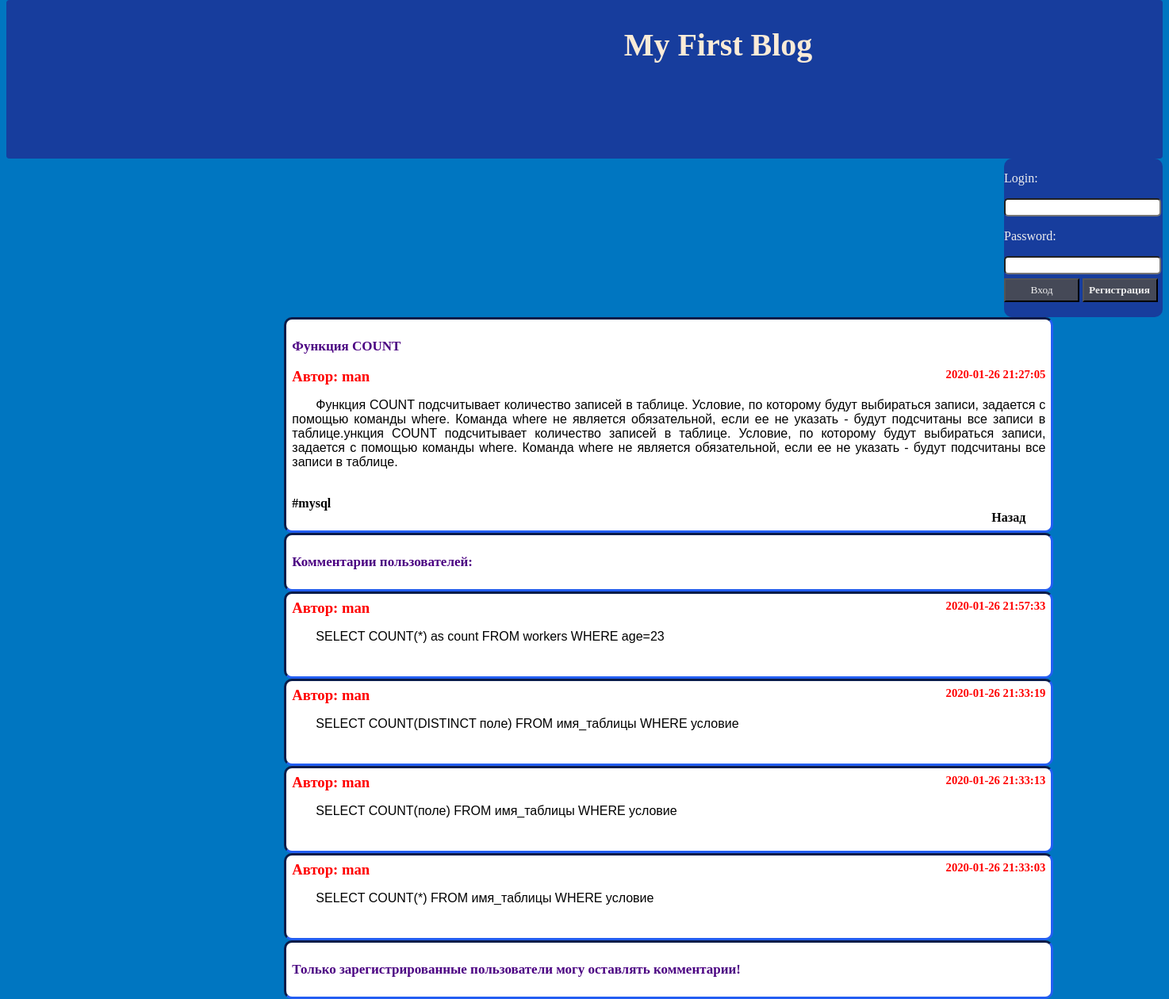
Page /article/12 on the committed database.
### tables this page shows
CREATE TABLE `article` (
  `id` int(11) NOT NULL,
  `title` text NOT NULL,
  `date` timestamp NOT NULL DEFAULT CURRENT_TIMESTAMP,
  `short_content` text NOT NULL,
  `content` text NOT NULL,
  `author_id` varchar(11) NOT NULL,
  `author_name` varchar(20) NOT NULL
);

CREATE TABLE `tags` (
  `id` int(11) NOT NULL,
  `title` varchar(20) NOT NULL
);

CREATE TABLE `comments` (
  `id` int(11) NOT NULL,
  `author_id` int(11) NOT NULL,
  `article_id` int(11) NOT NULL,
  `comment` text NOT NULL,
  `date` timestamp NOT NULL DEFAULT CURRENT_TIMESTAMP,
  `author_name` varchar(16) NOT NULL
);

### config/routes.php (called while the page is built)
<?php
return array(
    "" => "article/index/1",
    "([0-9]+)" => "article/index/$1",
    "bytags/([0-9]+)" => "article/bytag/$1/1",
    "article/([0-9]+)" => "article/single/$1",
    "myarticles" => "redactor/articles",
    "myarticles/add" => "redactor/add",
    "myarticles/delete/([0-9]+)" => "redactor/delete/$1",
    "myarticles/delete/tag/([0-9]+)/([0-9]+)" => "redactor/delete_tag/$1/$2",
    "change/([0-9]+)" => "redactor/change/$1",
    "login" => "auth/login",
    "register" => "auth/registration",
    "myprofile" => "Profile/Profile"
);

### controllers/ArticleController.php (called while the page is built, shortened)
<?php
include_once ROOT . '/models/Article.php';
class ArticleController {
    public function methodSingle($id, $checkAuth) {
        $userSetting['id'] = $id;
        $articleArrResult = Article::getArticleItemById($userSetting, $checkAuth);
        $articleItem = $articleArrResult[0];
        $tagList = Article::getArticleTag($articleItem, $flag = true);
        if (isset($articleArrResult[1])) {
            $articleComments = $articleArrResult[1];
        } else {
            $articleComments = "";
        }
        include_once ROOT . '/views/Single.php';
    }
}

### index.php (called while the page is built, shortened)
<?php
require_once(ROOT.'/components/Router.php');
require_once(ROOT.'/components/db.php');
$router = new Router();
$router->run();

### components/db.php (called while the page is built, shortened)
<?php
class Db {
    public static function getConnection() {
        $paramsPath = ROOT . '/config/db_params.php';
        $params = include($paramsPath);
        $db = new PDO("mysql:host={$params['host']};dbname={$params['db_name']}", $params['user'], $params['password']);
        return $db;
    }
    static function get_result($query) {
        $db = self::getConnection();
        $tmp = $db->query($query);
        $tmp->setFetchMode(PDO::FETCH_ASSOC);
        return $result = $tmp->fetch();
    }
    public static function get_results($query) {
        $db = self::getConnection();
        $tmp = $db->query($query);
        $result = [];
        $tmp->setFetchMode(PDO::FETCH_ASSOC);
        while ($row = $tmp->fetch()) {
            $result[] = $row;
        }
        return $result;
    }
}

### views/Single.php (the view)
<?php require_once "form/nav.php"; ?>
<?php require_once "$checkAuth[enterned]"; ?>
</div>
</nav>
<article id ="container">
    <div id="singleContent">
        <h3><?= $articleItem['title']; ?></h3>
        <span class="name">Автор: <?= $articleItem['author_name']; ?></span>
        <span class="date"><?= $articleItem['date']; ?></span>
        <p><?= $articleItem['content']; ?></p><br>
        <?php if ($tagList): foreach ($tagList as $tag): ?>
                <?= $tag ?>
            <?php endforeach; ?>
        <?php endif; ?>
        <a class="src" href="<?= URL; ?>">Назад</a>
    </div>
    <div class="pag">
        <h3>Комментарии пользователей:</h3>
    </div>
    <?php if (!empty($articleComments)) : ?>
        <?php foreach ($articleComments as $articleComment) : ?>
            <div class="pag">
                <span class="name">Автор: <?= $articleComment['author_name']; ?></span>
                <span class="date"><?= $articleComment['date']; ?></span>
                <p><?= $articleComment['comment']; ?></p><br>
            </div>
        <?php endforeach; ?>
    <?php else : ?>
        <div class="pag">
            <h3>Статью еще никто не комментировал!</h3>
        </div>
    <?php endif; ?>
    <?php require_once "$checkAuth[comment]"; ?>
</article>
<?php require_once 'form/footer.php'; ?>

### components/Router.php (shortened to what this page needs)
<?php
class Router {
    private $routes;
    public function __construct() {
        $routesPath = ROOT . '/config/routes.php';
        $this->routes = include($routesPath);
    }
    private function getURI() {
        if (!empty($_SERVER['REQUEST_URI'])) {
            return trim($_SERVER['REQUEST_URI'], '/');
        }
    }
    private function checkAuth() {
        if (!isset($_SESSION['session_username'])) {
            $auth['enterned'] = 'form/formLogin.php';
            $auth['comment'] = 'form/noComment.php';
        } else {
            $auth['enterned'] = 'form/formEntered.php';
            $auth['comment'] = 'form/formComment.php';
        }
        return $auth;
    }
    public function run() {
        $checkAuth = $this->checkAuth();
        $uri = $this->getURI();
        foreach ($this->routes as $uriPattern => $path) {
            if (preg_match("#^$uriPattern$#", $uri)) {
                $interalRoute = preg_replace("#^$uriPattern$#", $path, $uri);
                $segments = explode("/", $interalRoute);
                $controllerName = ucfirst(array_shift($segments)) . "Controller";
                $methodName = 'method' . ucfirst(array_shift($segments));
                $params = $segments;
                $params[] = $checkAuth;
                $controllerObject = new $controllerName;
                $result = call_user_func_array(array($controllerObject, $methodName), $params);
            }
        }
    }
}

### models/Article.php (shortened to what this page needs)
<?php
class Article {
    public static function getArticleItemById($userSetting, $checkAuth) {
        $id = intval($userSetting['id']);
        $articleItem = Db::get_result('SELECT*FROM article WHERE id=' . $id);
        $articleComments = Db::get_results('SELECT*FROM comments WHERE article_id = ' . $id
                        . ' ORDER BY date DESC');
        return $articleArrResult = [$articleItem, $articleComments];
    }
    public static function getArticleTag($articleList, $flag) {
        $URL = URL;
        $tagList = [];
        if ($flag) {
            $routes = Db::get_results("SELECT * FROM `routes` WHERE post_id = '$articleList[id]'");
            if ($routes != NULL) {
                foreach ($routes as $route) {
                    $tagArr = Db::get_results("SELECT * FROM `tags` WHERE id = $route[tag_id]");
                    foreach ($tagArr as $tag) {
                        $tagList[] = "<a href=\"$URL/bytags/$tag[id]\">$tag[title]</a>";
                    }
                }
                return $tagList;
            } else
                return false;
        }
        return $tagList;
    }
}

### views/form/nav.php (shortened to what this page needs)
<!DOCTYPE html>
<html>
    <head>
        <link rel="stylesheet" href="../template/styleIndex.css?a=2322dqwe22d522wwae1232212331211">
    </head>
    <body>
<nav id ="header">
            <div id="title">
                <h1><a class='Ht' href="<?=URL;?>">My First Blog</a></h1>
            </div>
            <div id="form">

### views/form/formLogin.php
<form action="<?=URL.'/login';?>" method="POST">
    <label><p class="pForm">Login:</p></label>
    <input type="text" class="fForm" name="username"><br>
    <label><p class="pForm">Password:</p></label>
    <input type="password" class="fForm" name="password"><br>
    <button type="submit" class="bForm" name="submit">Вход</button>
    <button type="submit" class="bForm" name="submit"><a id="reg" href="<?=URL.'/register';?>">Регистрация</a></button>
</form>

### views/form/noComment.php
<div class="pag">
    <h3>Только зарегистрированные пользователи могу оставлять комментарии!</h3>
</div>

### views/form/footer.php (shortened to what this page needs)
</body>
</html>

### template/styleIndex.css (style rules this page uses)
body { background: #0076c1; }
#container { width: 100%; margin: 0 auto; border: solid #efefef 0px; margin-left: 23%; }
a { text-decoration: none; color: black; font-weight: bold; margin-right: 25px; }
h1 { font-size: 40px; text-align: center; color: AntiqueWhite; font-family: SEGOE PRINT; margin-left: 40%; }
h3 { font-size: 17px; font-family: COMIC SANS MS; color: Indigo; }
p { text-indent: 30px; font-family: Helvetica; }
.Ht { color: AntiqueWhite; text-decoration: none; text-indent: 10px; }
#header { height: 200px; width: 100%; background-color: #173d9d; border-radius: 4px; margin-top: -8px; }
#title { height: 200px; width: 1300px; float: left; }
#form { height: 200px; width: 200px; float: right; background: #173d9d; border-radius: 10px; }
.pForm { color: #efefef; text-align: left; text-indent: 0px; font-family: COMIC SANS MS; }
.fForm { border-radius: 5px; font-family: times new roman; width: 190px; height: 17px; }
.bForm { height: 30px; width: 95px; margin-top: 5px; background: #454957; color: #efefef; font-family: COMIC SANS MS; }
#reg { text-decoration: none; color: #efefef; }
.date { float: right; text-align: right; color: red; font-family: Verdana; font-weight: bold; font-size: 11pt; }
.name { font-size: 14pt; color: red; font-weight: bold; }
.src { width: 100%; float: right; text-align: right; }
.pag { width: 950px; float: left; margin-left: 15px ; padding: 7px; border-style: inset; background: #ffffff; text-align: justify; color: black; border-radius: 10px; border-color: #173d9d; }
#singleContent { width: 950px; float: left; margin-left: 15px ; padding: 7px; border-style: inset; background: #ffffff; text-align: justify; color: black; border-radius: 10px; border-color: #173d9d; }

### rows in the picture
article: title "Функция COUNT", author_name "man", date "2020-01-26 21:27:05", content "Функция COUNT подсчитывает количество записей в таблице. Условие, по которому будут выбираться записи, задается с помощью команды where. Команда where не является обязательной, если ее не указать - будут подсчитаны все записи в таблице.ункция COUNT подсчитывает количество записей в таблице. Условие, по которому будут выбираться записи, задается с помощью команды where. Команда where не является обязательной, если ее не указать - будут подсчитаны все записи в таблице.", tags.title "#mysql"
comments: author_name "man", date "2020-01-26 21:57:33", comment "SELECT COUNT(*) as count FROM workers WHERE age=23"
comments: author_name "man", date "2020-01-26 21:33:19", comment "SELECT COUNT(DISTINCT поле) FROM имя_таблицы WHERE условие"
comments: author_name "man", date "2020-01-26 21:33:13", comment "SELECT COUNT(поле) FROM имя_таблицы WHERE условие"
comments: author_name "man", date "2020-01-26 21:33:03", comment "SELECT COUNT(*) FROM имя_таблицы WHERE условие"
